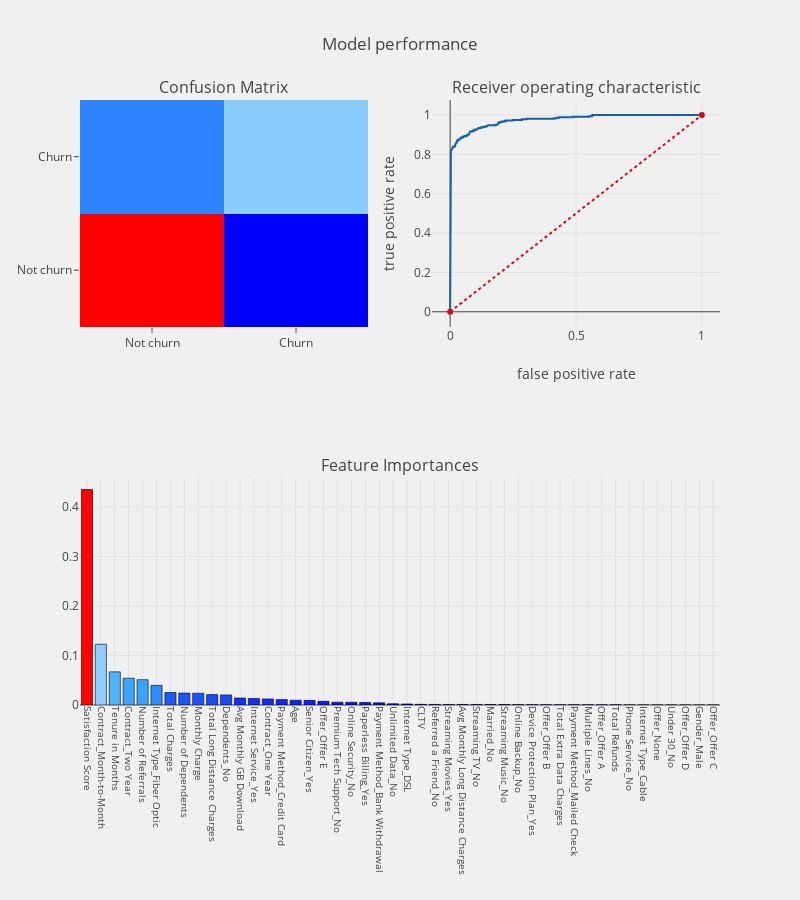

Notebook code cell kept with this figure:
### Markdown cell above
## Model 1: Random Forest (baseline)

### Code cell
# RFs
rf1 = RandomForestClassifier(n_estimators=2500, max_depth=4, random_state=42)
rf2 = RandomForestClassifier(n_estimators=2500, class_weight = 'balanced', max_depth=4, random_state=42)

telecom_churn_prediction(rf1,trainX,testX,trainY,testY,
                         trainX.columns,"features")

### Figure 1 — Plotly figure (JSON) as saved in the notebook; plotly's stock layout.template omitted (floating-point values rounded to 4 significant figures)
{"data": [{"colorscale": "Picnic", "name": "matrix", "showscale": false, "type": "heatmap", "uid": "e60a541b-9e18-4480-834f-fa2680ca5287", "x": ["Not churn", "Churn"], "xaxis": "x", "y": ["Not churn", "Churn"], "yaxis": "y", "z": [[1040, 0], [90, 279]]}, {"line": {"color": "rgb(22, 96, 167)", "width": 2}, "name": "Roc : 0.8780487804878049", "type": "scatter", "uid": "4f24f8d9-a100-4aa5-a531-5800c75f7a7e", "x": [0, 0, 0, 0.0009615, 0.0009615, 0.001923, 0.001923, 0.002885, 0.002885, 0.003846, 0.003846, 0.005769, 0.005769, 0.007692, 0.007692, 0.008654, 0.008654, 0.01058, 0.01058, 0.01346, 0.01346, 0.01923, 0.01923, 0.02212, 0.02212, 0.025, 0.025, 0.02596, 0.02596, 0.02692, 0.02692, 0.03173, 0.03173, 0.03846, 0.03846, 0.04135, 0.04135, 0.04423, 0.04423, 0.05096, 0.05096, 0.05865, 0.05865, 0.06635, 0.06635, 0.07404, 0.07404, 0.07692, 0.07692, 0.07788, 0.07788, 0.07885, 0.07885, 0.0875, 0.0875, 0.09135, 0.09135, 0.09808, 0.09808, 0.1077, 0.1077, 0.1106, 0.1106, 0.1125, 0.1125, 0.1231, 0.1231, 0.1327, 0.1327, 0.1413, 0.1413, 0.1471, 0.1471, 0.15, 0.15, 0.1798, 0.1798, 0.1885, 0.1885, 0.1913, 0.1913, 0.1923, 0.1923, 0.2, 0.2, 0.2058, 0.2058, 0.2163, 0.2163, 0.2212, 0.2212, 0.25, 0.25, 0.2856, 0.2856, 0.3038, 0.3038, 0.4135, 0.4135, 0.4231, 0.4231, 0.4327, 0.4327, 0.4894, 0.4894, 0.5519, 0.5519, 0.5644, 0.5644, 1], "xaxis": "x2", "y": [0, 0.00271, 0.7832, 0.7832, 0.7913, 0.7913, 0.8049, 0.8049, 0.8184, 0.8184, 0.8238, 0.8238, 0.8266, 0.8266, 0.8293, 0.8293, 0.8347, 0.8347, 0.8374, 0.8374, 0.8401, 0.8401, 0.8509, 0.8509, 0.8564, 0.8564, 0.8591, 0.8591, 0.8672, 0.8672, 0.8699, 0.8699, 0.8753, 0.8753, 0.8808, 0.8808, 0.8835, 0.8835, 0.8862, 0.8862, 0.8916, 0.8916, 0.8943, 0.8943, 0.8997, 0.8997, 0.9051, 0.9051, 0.9106, 0.9106, 0.9133, 0.9133, 0.916, 0.916, 0.9187, 0.9187, 0.9214, 0.9214, 0.9268, 0.9268, 0.9295, 0.9295, 0.9322, 0.9322, 0.935, 0.935, 0.9377, 0.9377, 0.9404, 0.9404, 0.9431, 0.9431, 0.9458, 0.9458, 0.9485, 0.9485, 0.9512, 0.9512, 0.9539, 0.9539, 0.9593, 0.9593, 0.9621, 0.9621, 0.9648, 0.9648, 0.9675, 0.9675, 0.9702, 0.9702, 0.9729, 0.9729, 0.9756, 0.9756, 0.9783, 0.9783, 0.981, 0.981, 0.9837, 0.9837, 0.9864, 0.9864, 0.9892, 0.9892, 0.9919, 0.9919, 0.9946, 0.9946, 1, 1], "yaxis": "y2"}, {"line": {"color": "rgb(205, 12, 24)", "dash": "dot", "width": 2}, "type": "scatter", "uid": "0ea80d5e-e318-4eb2-8c2b-0fcb52d73f82", "x": [0, 1], "xaxis": "x2", "y": [0, 1], "yaxis": "y2"}, {"marker": {"color": [0.4356, 0.1228, 0.06697, 0.05404, 0.05117, 0.03968, 0.02528, 0.02406, 0.02382, 0.02103, 0.02041, 0.01408, 0.01326, 0.01235, 0.0109, 0.009746, 0.009363, 0.007513, 0.00568, 0.005595, 0.005232, 0.004377, 0.002557, 0.002139, 0.001371, 0.001221, 0.001144, 0.001141, 0.001091, 0.001016, 0.0009225, 0.0007375, 0.0007355, 0.0004343, 0.000413, 0.0003951, 0.0003814, 0.0003458, 0.0002888, 0.0002486, 0.0001555, 0.0001207, 8.914e-05, 6.12e-05, 5.851e-05, 4.35e-05], "colorscale": "Picnic", "line": {"color": "black", "width": 0.6}}, "name": "coefficients", "type": "bar", "uid": "4f43f874-99d2-4891-804c-8903f80dc621", "x": ["Satisfaction Score", "Contract_Month-to-Month", "Tenure in Months", "Contract_Two Year", "Number of Referrals", "Internet Type_Fiber Optic", "Total Charges", "Number of Dependents", "Monthly Charge", "Total Long Distance Charges", "Dependents_No", "Avg Monthly GB Download", "Internet Service_Yes", "Contract_One Year", "Payment Method_Credit Card", "Age", "Senior Citizen_Yes", "Offer_Offer E", "Premium Tech Support_No", "Online Security_No", "Paperless Billing_Yes", "Payment Method_Bank Withdrawal", "Unlimited Data_No", "Internet Type_DSL", "CLTV", "Referred a Friend_No", "Streaming Movies_Yes", "Avg Monthly Long Distance Charges", "Streaming TV_No", "Married_No", "Streaming Music_No", "Online Backup_No", "Device Protection Plan_Yes", "Offer_Offer B", "Total Extra Data Charges", "Payment Method_Mailed Check", "Multiple Lines_No", "Offer_Offer A", "Total Refunds", "Phone Service_No", "Internet Type_Cable", "Offer_None", "Under 30_No", "Offer_Offer D", "Gender_Male", "Offer_Offer C"], "xaxis": "x3", "y": [0.4356, 0.1228, 0.06697, 0.05404, 0.05117, 0.03968, 0.02528, 0.02406, 0.02382, 0.02103, 0.02041, 0.01408, 0.01326, 0.01235, 0.0109, 0.009746, 0.009363, 0.007513, 0.00568, 0.005595, 0.005232, 0.004377, 0.002557, 0.002139, 0.001371, 0.001221, 0.001144, 0.001141, 0.001091, 0.001016, 0.0009225, 0.0007375, 0.0007355, 0.0004343, 0.000413, 0.0003951, 0.0003814, 0.0003458, 0.0002888, 0.0002486, 0.0001555, 0.0001207, 8.914e-05, 6.12e-05, 5.851e-05, 4.35e-05], "yaxis": "y3"}], "layout": {"annotations": [{"font": {"size": 16}, "showarrow": false, "text": "Confusion Matrix", "x": 0.225, "xanchor": "center", "xref": "paper", "y": 1, "yanchor": "bottom", "yref": "paper"}, {"font": {"size": 16}, "showarrow": false, "text": "Receiver operating characteristic", "x": 0.775, "xanchor": "center", "xref": "paper", "y": 1, "yanchor": "bottom", "yref": "paper"}, {"font": {"size": 16}, "showarrow": false, "text": "Feature Importances", "x": 0.5, "xanchor": "center", "xref": "paper", "y": 0.375, "yanchor": "bottom", "yref": "paper"}], "autosize": false, "height": 900, "margin": {"b": 195}, "paper_bgcolor": "rgba(240,240,240, 0.95)", "plot_bgcolor": "rgba(240,240,240, 0.95)", "showlegend": false, "title": "Model performance", "width": 800, "xaxis": {"anchor": "y", "domain": [0, 0.45]}, "xaxis2": {"anchor": "y2", "domain": [0.55, 1], "title": "false positive rate"}, "xaxis3": {"anchor": "y3", "domain": [0, 1], "showgrid": true, "tickangle": 90, "tickfont": {"size": 10}}, "yaxis": {"anchor": "x", "domain": [0.625, 1]}, "yaxis2": {"anchor": "x2", "domain": [0.625, 1], "title": "true positive rate"}, "yaxis3": {"anchor": "x3", "domain": [0, 0.375]}}}
